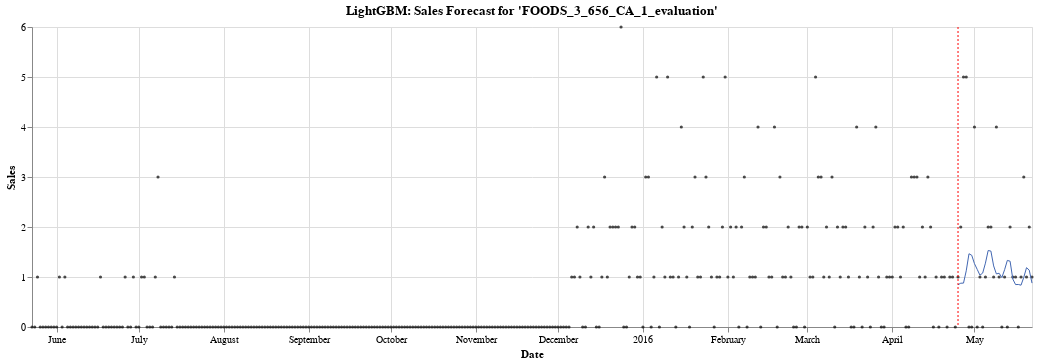

Notebook cell for this chart:
### Code cell
plot_index = 2  # 2, 4, 8
plot_id = sampled_ids[plot_index]

y = (df_train_eval[df_train_eval["id"] == plot_id].loc[:, date_names]).T
y.columns = ["y"]
y = calendar.merge(y, left_on="d", right_index=True)[["date", "y"]]
y["time"] = pd.to_datetime(y["date"])

source = y.merge(predictions[plot_id].reset_index(), how="left").drop(["date"], axis=1)
source.columns = ["y", "time", "fcst"]
source["fcst_lower"] = np.nan
source["fcst_upper"] = np.nan

plot_forecast(
    source, test_steps, plot_id=plot_id, model_name="LightGBM", start_date="2015-05-23"
)

### Figure 1 — Vega-Lite specification as saved in the notebook (floating-point values rounded to 4 significant figures; data arrays with more than 128 entries replaced by an {"elided": "..."} marker saying what was removed)
{"config": {"view": {"continuousWidth": 400, "continuousHeight": 300}}, "layer": [{"mark": {"type": "circle", "color": "#000000", "size": 10.0}, "encoding": {"tooltip": [{"type": "temporal", "field": "time"}, {"type": "quantitative", "field": "y"}], "x": {"type": "temporal", "axis": {"title": "Date"}, "field": "time"}, "y": {"type": "quantitative", "axis": {"title": "Sales"}, "field": "y"}}}, {"mark": {"type": "line", "color": "#4267B2", "size": 1.0}, "encoding": {"x": {"type": "temporal", "field": "time"}, "y": {"type": "quantitative", "field": "fcst"}}}, {"mark": {"type": "area", "color": "#4267B2", "opacity": 0.25}, "encoding": {"x": {"type": "temporal", "field": "time"}, "y": {"type": "quantitative", "field": "fcst_lower"}, "y2": {"field": "fcst_upper"}}}, {"data": {"name": "data-302bc33366dfe1498bc0394fc8325ea5"}, "mark": {"type": "rule", "color": "#FF0000", "size": 1.0, "strokeDash": [2, 2]}, "encoding": {"x": {"type": "temporal", "field": "time"}}}], "data": {"name": "data-6d460f1b6e468e65c4138a78aa9b9296"}, "height": 300, "title": "LightGBM: Sales Forecast for 'FOODS_3_656_CA_1_evaluation'", "width": 1000, "$schema": "https://vega.github.io/schema/vega-lite/v4.8.1.json", "datasets": {"data-6d460f1b6e468e65c4138a78aa9b9296": {"elided": "366 records"}, "data-302bc33366dfe1498bc0394fc8325ea5": [{"time": "2016-04-25T00:00:00"}]}}
